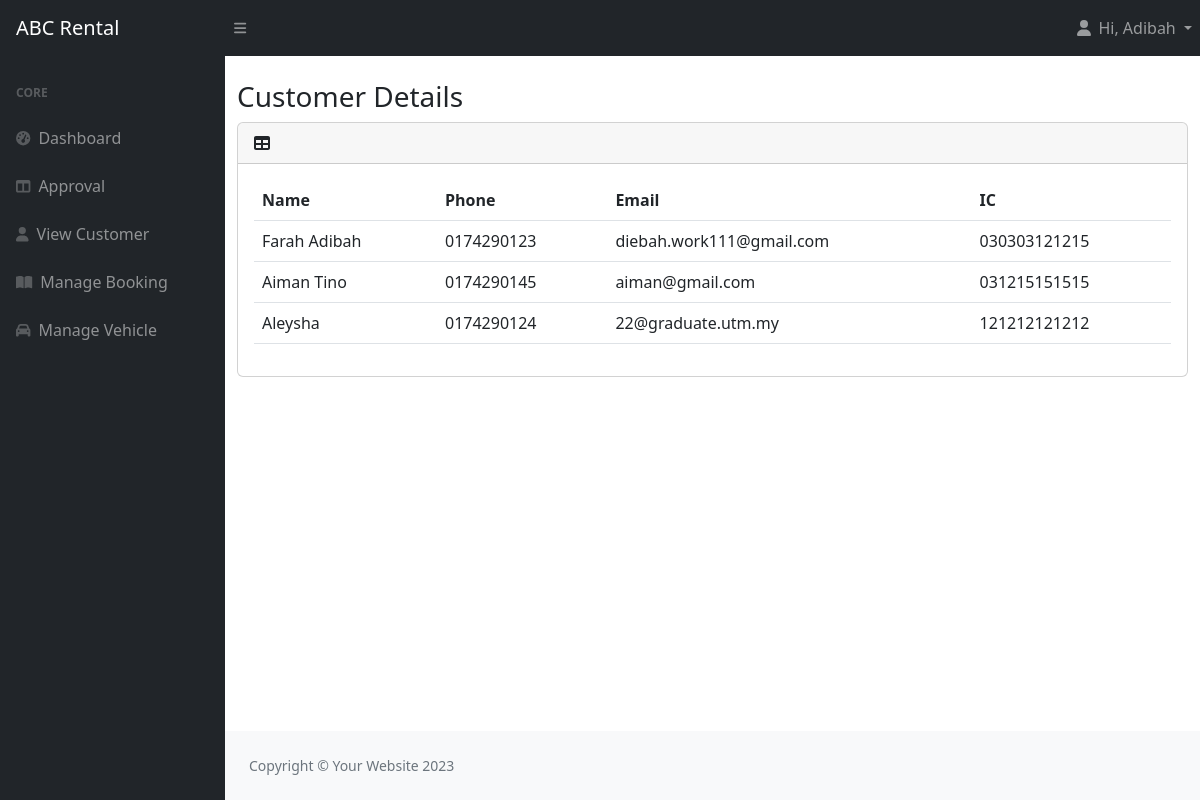
Page /full_code/staffcustomer.php (signed in) on the committed database.
### tables this page shows
CREATE TABLE `tb_user` (
  `u_ic` varchar(15) NOT NULL,
  `u_pwd` varchar(255) NOT NULL,
  `u_name` varchar(100) NOT NULL,
  `u_phone` varchar(20) NOT NULL,
  `u_email` varchar(50) DEFAULT NULL,
  `u_add` varchar(200) NOT NULL,
  `u_lic` varchar(20) NOT NULL,
  `u_type` int(11) NOT NULL
);

### full_code/staffcustomer.php (the view, shortened to what this page needs)
<?php
  include ('headerstaff.php');
$sql_user = "SELECT u_name, u_phone, u_email, u_ic FROM tb_user WHERE u_type = 2";
$result_user = mysqli_query($con, $sql_user);
?>
<br>
<div class="container">
  <h3>Customer Details</h3>
                          <div class="card mb-4">
                            <div class="card-header">
                                <i class="fas fa-table me-1"></i>
                            </div>
                            <div class="card-body">
                              <table class="table table-hover" id="datatablesSimple">
                                         <thead>
                                  <tr>
                                      <th>Name</th>
                                      <th>Phone</th>
                                      <th>Email</th>
                                      <th>IC</th>
                                  </tr>
                              </thead>
                              <tbody>
                                  <?php
                                  while ($row = mysqli_fetch_assoc($result_user)) {
                                      echo "<tr>";
                                      echo "<td>{$row['u_name']}</td>";
                                      echo "<td>{$row['u_phone']}</td>";
                                      echo "<td>{$row['u_email']}</td>";
                                      echo "<td>{$row['u_ic']}</td>";
                                      echo "</tr>";
                                  }
                                  ?>
                              </tbody>
                            </table>
                            </div>
</div></div>
<?php
include 'footer.php';?>

### full_code/headerstaff.php (shortened to what this page needs)
<?php
    include ('dbconnect.php');
$suic=$_SESSION['suic'];
$sql="SELECT * FROM tb_user
        JOIN tb_type ON tb_user.u_type=tb_type.t_id
      WHERE u_ic=$suic";
$result=mysqli_query($con,$sql);
if ($result) {
    $row = mysqli_fetch_assoc($result);
    if ($row) {
        $u_name = $row['u_name'];
    } else {
        echo "No user found.";
    }
} else {
    echo "Error executing query: " . mysqli_error($con);
}
?>
<!DOCTYPE html>
<html lang="en">
    <head>
        <link href="https://cdn.jsdelivr.net/npm/simple-datatables@7.1.2/dist/style.min.css" rel="stylesheet" />
        <link href="css/styles.css" rel="stylesheet" />
        <link rel="stylesheet" href="https://cdnjs.cloudflare.com/ajax/libs/font-awesome/6.0.0/css/all.min.css" />
        <link rel="stylesheet" href="https://cdn.jsdelivr.net/npm/sweetalert2@11.5.1/dist/sweetalert2.min.css">
        <link rel="stylesheet" href="https://cdnjs.cloudflare.com/ajax/libs/font-awesome/6.0.0/css/all.min.css" />
    </head>
    <body class="sb-nav-fixed">
        <nav class="sb-topnav navbar navbar-expand navbar-dark bg-dark">
            <a class="navbar-brand ps-3" href="staffmain.php">ABC Rental</a>
            <button class="btn btn-link btn-sm order-1 order-lg-0 me-4 me-lg-0" id="sidebarToggle" href="#!"><i class="fas fa-bars"></i></button>
            <ul class="navbar-nav ms-auto ">
                <li class="nav-item dropdown">
                    <a class="nav-link dropdown-toggle" id="navbarDropdown" href="#" role="button" data-bs-toggle="dropdown" aria-expanded="false">
                    <i class="fas fa-user fa-fw"></i> Hi, <?php echo $u_name; ?>
                </a>
                </li>
            </ul>
        </nav>
        <div id="layoutSidenav">
            <div id="layoutSidenav_nav">
                <nav class="sb-sidenav accordion sb-sidenav-dark" id="sidenavAccordion">
                    <div class="sb-sidenav-menu">
                        <div class="nav">
                            <div class="sb-sidenav-menu-heading">Core</div>
                            <a class="nav-link" href="staffmain.php">
                                <div class="sb-nav-link-icon"><i class="fas fa-tachometer-alt"></i></div>
                                Dashboard
                            </a>
                            <a class="nav-link" href="staffapproval.php">
                                <div class="sb-nav-link-icon"><i class="fas fa-columns"></i></div>
                               Approval
                            </a>
                             <a class="nav-link" href="staffcustomer.php">
                                <div class="sb-nav-link-icon"><i class="fas fa-user"></i></div>
                               View Customer
                            </a>
                            <a class="nav-link" href="staffmanage.php">
                                <div class="sb-nav-link-icon"><i class="fas fa-book-open"></i></div>
                               Manage Booking
                            </a>
                            <a class="nav-link" href="staffvehicle.php">
                                <div class="sb-nav-link-icon"><i class="fas fa-car"></i></div>
                               Manage Vehicle
                            </a>
                    </div>
                </nav>
            </div>
            <div id="layoutSidenav_content">

### rows in the picture
tb_user: u_name "Adibah"
tb_user: u_name "Farah Adibah", u_phone "0174290123", u_email "diebah.work111@gmail.com", u_ic "030303121215"
tb_user: u_name "Aiman Tino", u_phone "0174290145", u_email "aiman@gmail.com", u_ic "031215151515"
tb_user: u_name "Aleysha", u_phone "0174290124", u_email "22@graduate.utm.my", u_ic "121212121212"
